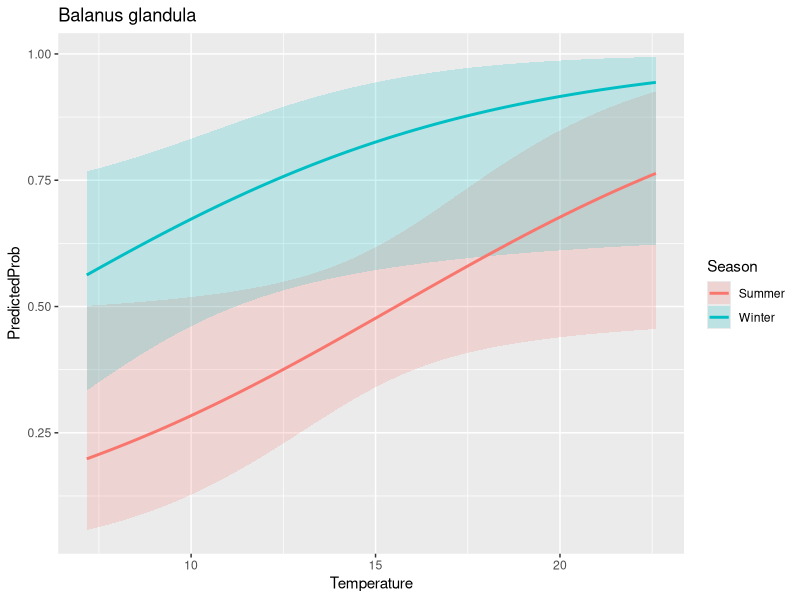

Reproduce this figure in R.
# ============================================
# Joe's first attempt at regression models
# for San Juan project
# Last edited: 05/06/2021
# ============================================
library('tidyverse')
library('dplyr')
library('ggplot2')

by.sample.species <- read.csv('../data/by.sample.species.csv')
events <- read.csv('../data/events.joe.format.csv')
# filter data to just san juans

# filter out non-san juan data (comment out later)
SJI.sample.species <- by.sample.species # %>%
  #separate(col=sample, remove=FALSE, into=c("site", "date"), sep = 2) %>%
  #filter(site %in% c('LK','CP','FH')) 


# use all detected species in San Juans as a base ?? what makes an absense ?? 
presence.absence <- SJI.sample.species %>%
  select(sample, species, nReads) %>%
  pivot_wider(names_from=sample, values_from=nReads, values_fill=list(nReads=0))

presence.absence <- presence.absence %>%  
  pivot_longer(!species, names_to='sample', values_to='nReads') 

presence.absence <- presence.absence %>% 
  mutate(nReads = case_when(nReads == 0 ~ 0, nReads !=0 ~ 1)) %>%
  rename(presence=nReads)

# check to make sure the length of presence.absence makes sense - i think it does
#unique.species <- length(unique(SJI.sample.species$sample))
#unique.samples <- length(unique(SJI.sample.species$species))
#FH.unique.species <- length(unique(FH.sample.species$species))
#print(unique.species*unique.samples)

# connect with environmental data to use as continuous variables
presence.absence <- inner_join(presence.absence, events) 

presence.absence <- presence.absence %>%
  separate(col=sample, remove=FALSE, into=c("site", "date"), sep = 2) 

# build a beautiful logistic model for every species
xtabsdf <- as.data.frame(xtabs(~ presence + sample, data = presence.absence))
presence.absence$sample <- factor(presence.absence$sample)
presence.absence$species <- factor(presence.absence$species)
presence.absence$site <- factor(presence.absence$site)
presence.absence$Area <- factor(presence.absence$Area)

# need list of dataframes for each species to make logit more managable 
p.a.species <- list()

for(i in unique(presence.absence$species)){
  print(i)
  one.species <- presence.absence %>%
    filter(species %in% c(i))
  p.a.species[[i]] <- one.species
  
}

# LOGIT FUNCTION =======================================
# takes species string -> returns logit object
# model takes season(factor), pH(cont) and temperature(cont) as inputs
# TODO make function take independent variables as inputs
# ======================================================
species_logit <- function(species_str){

  mylogit <- glm(presence ~ Season + pH_new + Temperature, data = p.a.species[[species_str]], family = "binomial", maxit=100)
  print(p.a.species[[species_str]])
  
  print(mylogit)
  confint(mylogit)
  
  return(mylogit)
  
  }
# ======================================================

# call the logit function 
test_logit <- species_logit('Balanus glandula')

# display results 
summary(test_logit)

# VISUAlIZE LOGIT MODEL AS PROBABILITY  ================
# takes logit object and species string as input
# holds pH constant to visualize temp gradient 
# ======================================================
max(presence.absence$Temperature)
min(presence.absence$Temperature)

plot_logit <- function(species_str, test_logit) {
  
  print(confint(test_logit))
  print(exp(cbind(OR = coef(test_logit), confint(test_logit))))
  
  # create range of temps, for both "Summer" and "Winter" factors, hold pH constant  
  newdata2 <- with(p.a.species[[species_str]], data.frame(
                Temperature = rep(seq(from = 7.17, to = 22.6, length.out = 100),2), 
                pH_new = mean(pH_new), 
                Season = factor(rep(c('Summer','Winter'), each = 100))))

  newdata3 <- cbind(newdata2, predict(test_logit, newdata = newdata2, type = "link",
                se = TRUE))

  newdata3 <- within(newdata3, {
    PredictedProb <- plogis(fit)
    LL <- plogis(fit - (1.96 * se.fit))
    UL <- plogis(fit + (1.96 * se.fit))
  })

  head(newdata3)
  
  # plot the output 
  x <- ggplot(newdata3, aes(x = Temperature, y = PredictedProb)) + geom_ribbon(aes(ymin = LL,
  ymax = UL, fill = Season), alpha = 0.2) + geom_line(aes(colour = Season),
  size = 1) + labs(title=species_str)
  
  return(x)
  }

plot_logit('Balanus glandula', test_logit)

##TODO
# replicate graph from Terrie's student's published paper for p/a data
# known spawning month for invertebrates nReads 
# habitat depth of detected organisms? 
